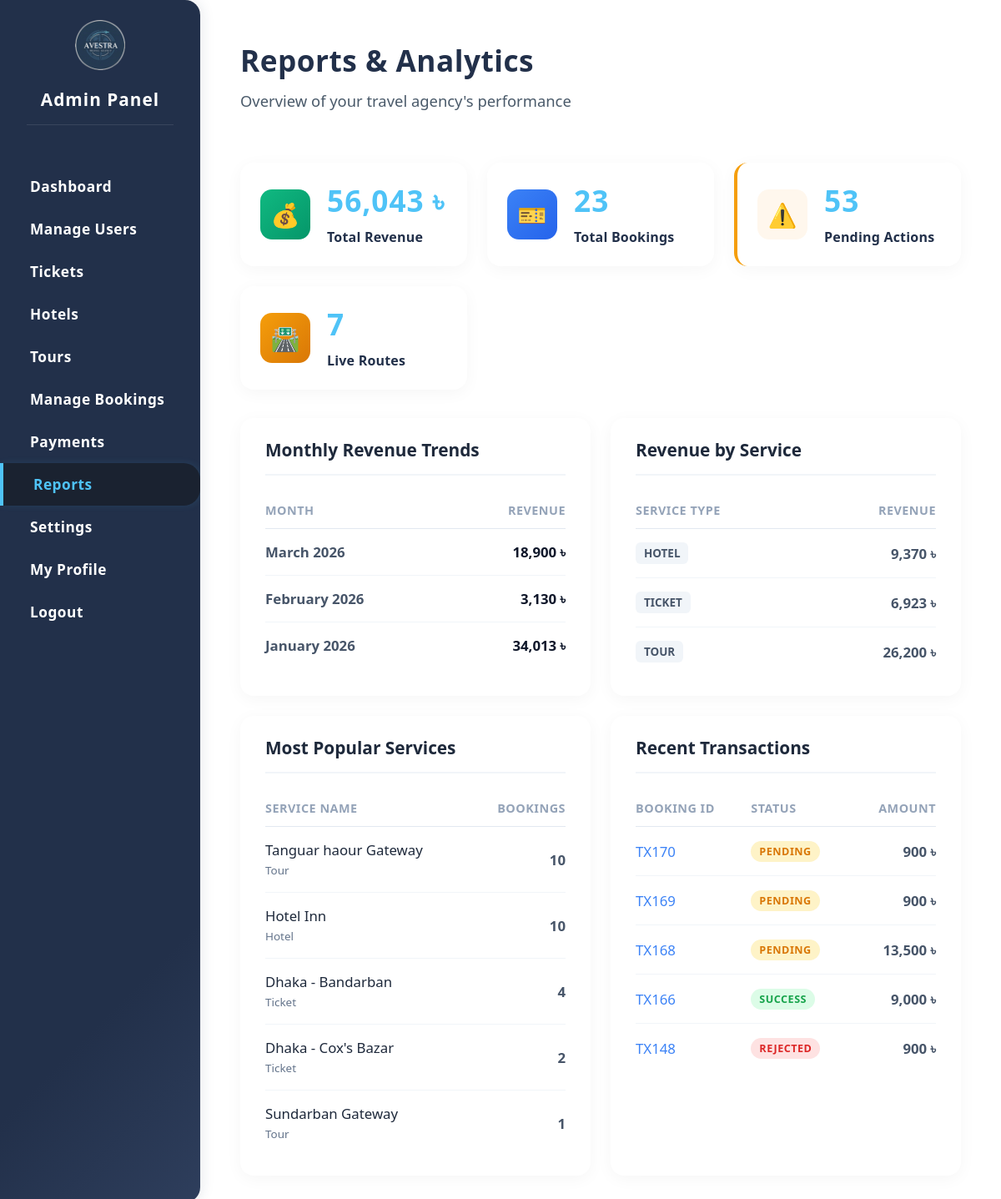
The page /Admin/views/Reports.php (signed in) on the database its author committed.
### tables this page shows
CREATE TABLE `payments` (
  `id` int(11) NOT NULL,
  `booking_id` varchar(11) NOT NULL,
  `user_email` varchar(150) NOT NULL,
  `amount` decimal(10,2) NOT NULL,
  `payment_method` varchar(50) NOT NULL,
  `transaction_id` varchar(100) NOT NULL,
  `payment_status` varchar(250) DEFAULT NULL,
  `payment_date` datetime DEFAULT current_timestamp()
);

### Admin/views/dark_mode.php (called while the page is built, shortened)
<?php
$session_theme_set = isset($_SESSION['settings']['dark_mode']) || isset($_SESSION['user_theme']);
$is_dark = $session_theme_set && (
    (isset($_SESSION['settings']['dark_mode']) && $_SESSION['settings']['dark_mode'] === 'dark') ||
    (isset($_SESSION['user_theme']) && $_SESSION['user_theme'] === 'dark')
);
?>

### Admin/database/ReportsData.php (called while the page is built)
<?php
function getReportStats($conn) {
    $stats = [
        'total_users' => 0,
        'total_revenue' => 0,
        'total_bookings' => 0,
        'total_tickets' => 0,
        'pending_bookings' => 0,
        'pending_payments' => 0
    ];
    $customerQuery = $conn->query("SELECT COUNT(*) as count FROM customer WHERE status='Active'");
    if ($customerQuery) $stats['total_users'] += $customerQuery->fetch_assoc()['count'];
    $adminQuery = $conn->query("SELECT COUNT(*) as count FROM admin WHERE status='Active'");
    if ($adminQuery) $stats['total_users'] += $adminQuery->fetch_assoc()['count'];
    $revenueQuery = $conn->query("SELECT SUM(amount) as total_revenue, COUNT(*) as total_bookings FROM payments WHERE payment_status IN ('success', 'paid')");
    if ($revenueQuery) {
        $row = $revenueQuery->fetch_assoc();
        $stats['total_revenue'] = isset($row['total_revenue']) ? $row['total_revenue'] : 0;
        $stats['total_bookings'] = isset($row['total_bookings']) ? $row['total_bookings'] : 0;
    }
    $ticketsQuery = $conn->query("SELECT COUNT(*) as count FROM tickets WHERE status='active'");
    if ($ticketsQuery) $stats['total_tickets'] = $ticketsQuery->fetch_assoc()['count'];
    $pendingBookingQuery = $conn->query("SELECT COUNT(*) as count FROM bookings WHERE booking_status='pending'");
    if ($pendingBookingQuery) $stats['pending_bookings'] = $pendingBookingQuery->fetch_assoc()['count'];
    $pendingPaymentQuery = $conn->query("SELECT COUNT(*) as count FROM payments WHERE payment_status='pending'");
    if ($pendingPaymentQuery) $stats['pending_payments'] = $pendingPaymentQuery->fetch_assoc()['count'];
    return $stats;
}
function getMonthlyRevenue($conn, $limit = 6) {
    $monthlyRevenue = [];
    $limit = (int)$limit;
    $monthlyQuery = $conn->query("
        SELECT DATE_FORMAT(payment_date, '%M %Y') as month, SUM(amount) as revenue
        FROM payments
        WHERE payment_status IN ('success', 'paid')
        GROUP BY DATE_FORMAT(payment_date, '%M %Y')
        ORDER BY MIN(payment_date) DESC
        LIMIT $limit
    ");
    if ($monthlyQuery) {
        while($row = $monthlyQuery->fetch_assoc()) {
            $monthlyRevenue[] = $row;
        }
    }
    return $monthlyRevenue;
}
function getServiceRevenue($conn) {
    $serviceRevenue = [];
    $sql = "SELECT b.service_type, SUM(p.amount) as revenue
            FROM payments p
            JOIN bookings b ON p.booking_id = b.id
            WHERE p.payment_status IN ('success', 'paid')
            GROUP BY b.service_type";
    $res = $conn->query($sql);
    if ($res) {
        while($row = $res->fetch_assoc()) {
            $serviceRevenue[] = $row;
        }
    }
    return $serviceRevenue;
}
function getRecentTransactions($conn, $limit = 5) {
    $recentBookings = [];
    $limit = (int)$limit;
    $recentBookingQuery = $conn->query("SELECT booking_id, user_email, amount, payment_date, payment_status FROM payments ORDER BY payment_date DESC LIMIT $limit");
    if ($recentBookingQuery) {
        while($row = $recentBookingQuery->fetch_assoc()) {
            $recentBookings[] = $row;
        }
    }
    return $recentBookings;
}
function getMostPopularServices($conn, $limit = 5) {
    $popular = [];
    $limit = (int)$limit;
    $sql = "SELECT service_name, service_type, COUNT(*) as booking_count
            FROM bookings
            WHERE booking_status = 'confirmed'
            GROUP BY service_name, service_type
            ORDER BY booking_count DESC
            LIMIT $limit";
    $res = $conn->query($sql);
    if ($res) {
        while($row = $res->fetch_assoc()) {
            $popular[] = $row;
        }
    }
    return $popular;
}
?>

### Admin/views/Reports.php (the view, shortened to what this page needs)
<?php
include('dark_mode.php');
include('../database/dbconnection.php');
include('../database/ReportsData.php');
$stats = getReportStats($conn);
$monthlyRevenue = getMonthlyRevenue($conn, 6);
$serviceRevenue = getServiceRevenue($conn);
$popularServices = getMostPopularServices($conn, 5);
$recentBookings = getRecentTransactions($conn, 5);
?>
<!DOCTYPE html>
<html lang="en">
<head>
    <link rel="stylesheet" href="../styleSheets/Reports.css?v=<?php echo time(); ?>">
    <link rel="stylesheet" href="../styleSheets/Admin.css?v=<?php echo time(); ?>">
    <link rel="stylesheet" href="../styleSheets/dark-mode.css?v=<?php echo time(); ?>">
</head>
<body class="<?= $is_dark ? 'dark-mode' : '' ?>">
    <div class="admin-container">
        <aside class="sidebar">
            <div style="padding: 24px 32px;">
                <div style="text-align: center; margin-bottom: 16px;">
                    <img src="../images/logo.png" alt="Avestra Logo" style="width: 60px; height: auto;">
                </div>
                <h2 class="sidebar-title">Admin Panel</h2>
            </div>
            <nav>
                <ul class="sidebar-menu">
                    <li><a href="Admin.php">Dashboard</a></li>
                    <li><a href="ManageUsers.php">Manage Users</a></li>
                    <li><a href="ManageTickets.php">Tickets</a></li>
                    <li><a href="ManageHotels.php">Hotels</a></li>
                    <li><a href="ManageTours.php">Tours</a></li>
                    <li><a href="ManageBookings.php">Manage Bookings</a></li>
                    <li><a href="Payments.php">Payments</a></li>
                    <li><a href="Reports.php" class="active">Reports</a></li>
                    <li><a href="Settings.php">Settings</a></li>
                    <li><a href="MyProfile.php">My Profile</a></li>
                    <li><a href="homePage.php">Logout</a></li>
                </ul>
            </nav>
        </aside>
        <main class="main-content">
            <header class="admin-header">
                <h1>Reports & Analytics</h1>
                <p class="subtitle">Overview of your travel agency's performance</p>
            </header>
            <section class="admin-section">
                <div class="report-stats">
                    <div class="stat-card">
                        <div class="stat-icon rev-icon">💰</div>
                        <div class="stat-info">
                            <span class="stat-number"><?= number_format($stats['total_revenue'], 0) ?> ৳</span>
                            <span class="stat-label">Total Revenue</span>
                        </div>
                    </div>
                    <div class="stat-card">
                        <div class="stat-icon bk-icon">🎫</div>
                        <div class="stat-info">
                            <span class="stat-number"><?= number_format($stats['total_bookings']) ?></span>
                            <span class="stat-label">Total Bookings</span>
                        </div>
                    </div>
                    <?php if ($stats['pending_bookings'] > 0 || $stats['pending_payments'] > 0): ?>
                    <div class="stat-card" style="border-left: 4px solid #f59e0b;">
                        <div class="stat-icon" style="background: #fff7ed; color: #f59e0b;">⚠️</div>
                        <div class="stat-info">
                            <span class="stat-number"><?= $stats['pending_bookings'] + $stats['pending_payments'] ?></span>
                            <span class="stat-label">Pending Actions</span>
                        </div>
                    </div>
                    <?php endif; ?>
                    <div class="stat-card">
                        <div class="stat-icon tk-icon">🛣️</div>
                        <div class="stat-info">
                            <span class="stat-number"><?= number_format($stats['total_tickets']) ?></span>
                            <span class="stat-label">Live Routes</span>
                        </div>
                    </div>
                </div>
                <div class="report-grid">
                    <div class="report-card">
                        <h3>Monthly Revenue Trends</h3>
                        <table class="report-table">
                            <thead>
                                <tr>
                                    <th>Month</th>
                                    <th style="text-align: right;">Revenue</th>
                                </tr>
                            </thead>
                            <tbody>
                                <?php if(empty($monthlyRevenue)): ?>
                                    <tr><td colspan="2" style="text-align: center; color: #64748b;">No revenue data available.</td></tr>
                                <?php else: ?>
                                    <?php foreach($monthlyRevenue as $m): ?>
                                    <tr>
                                        <td><strong><?= htmlspecialchars($m['month']) ?></strong></td>
                                        <td style="text-align: right; color: #0f172a; font-weight: 600;"><?= number_format($m['revenue'], 0) ?> ৳</td>
                                    </tr>
                                    <?php endforeach; ?>
                                <?php endif; ?>
                            </tbody>
                        </table>
                    </div>
                    <div class="report-card">
                        <h3>Revenue by Service</h3>
                        <table class="report-table">
                            <thead>
                                <tr>
                                    <th>Service Type</th>
                                    <th style="text-align: right;">Revenue</th>
                                </tr>
                            </thead>
                            <tbody>
                                <?php if(empty($serviceRevenue)): ?>
                                    <tr><td colspan="2" style="text-align: center; color: #64748b;">No service data available.</td></tr>
                                <?php else: ?>
                                    <?php foreach($serviceRevenue as $s): ?>
                                    <tr>
                                        <td><span class="booking-type" style="padding: 4px 10px; border-radius: 6px; background: #f1f5f9; color: #475569; font-size: 0.8em;"><?= strtoupper($s['service_type']) ?></span></td>
                                        <td style="text-align: right; font-weight: 600;"><?= number_format($s['revenue'], 0) ?> ৳</td>
                                    </tr>
                                    <?php endforeach; ?>
                                <?php endif; ?>
                            </tbody>
                        </table>
                    </div>
                    <div class="report-card">
                        <h3>Most Popular Services</h3>
                        <table class="report-table">
                            <thead>
                                <tr>
                                    <th>Service Name</th>
                                    <th style="text-align: right;">Bookings</th>
                                </tr>
                            </thead>
                            <tbody>
                                <?php if(empty($popularServices)): ?>
                                    <tr><td colspan="2" style="text-align: center; color: #64748b;">No popular items yet.</td></tr>
                                <?php else: ?>
                                    <?php foreach($popularServices as $p): ?>
                                    <tr>
                                        <td>
                                            <div style="font-weight: 500; color: #1e293b;"><?= htmlspecialchars($p['service_name']) ?></div>
                                            <small style="color: #64748b; font-size: 0.8em;"><?= ucfirst($p['service_type']) ?></small>
                                        </td>
                                        <td style="text-align: right; font-weight: 600;"><?= number_format($p['booking_count']) ?></td>
                                    </tr>
                                    <?php endforeach; ?>
                                <?php endif; ?>
                            </tbody>
                        </table>
                    </div>
                    <div class="report-card">
                        <h3>Recent Transactions</h3>
                        <table class="report-table">
                            <thead>
                                <tr>
                                    <th>Booking ID</th>
                                    <th>Status</th>
                                    <th style="text-align: right;">Amount</th>
                                </tr>
                            </thead>
                            <tbody>
                                <?php if(empty($recentBookings)): ?>
                                    <tr><td colspan="3" style="text-align: center; color: #64748b;">No recent transactions.</td></tr>
                                <?php else: ?>
                                    <?php foreach($recentBookings as $b): ?>
                                    <tr>
                                        <td style="color: #3b82f6; font-weight: 500;">TX<?= 100 + (int)$b['booking_id'] ?></td>
                                        <td>
                                            <span class="status-badge <?= strtolower($b['payment_status']) ?>" style="padding: 4px 10px; border-radius: 20px; font-size: 0.75em; font-weight: 700;">
                                                <?= ucfirst($b['payment_status']) ?>
                                            </span>
                                        </td>
                                        <td style="text-align: right; font-weight: 600;"><?= number_format($b['amount'], 0) ?> ৳</td>
                                    </tr>
                                    <?php endforeach; ?>
                                <?php endif; ?>
                            </tbody>
                        </table>
                    </div>
                </div>
            </section>
        </main>
    </div>
</body>
</html>

### rows shown on the page
payments: 100 + (int)$b['booking_id'] "170", payment_status "PENDING", amount "900"
payments: 100 + (int)$b['booking_id'] "169", payment_status "PENDING", amount "900"
payments: 100 + (int)$b['booking_id'] "168", payment_status "PENDING", amount "13,500"
payments: 100 + (int)$b['booking_id'] "166", payment_status "SUCCESS", amount "9,000"
payments: 100 + (int)$b['booking_id'] "148", payment_status "REJECTED", amount "900"

### other values the page prints
$stats['total_revenue'] "56,043"
$stats['total_bookings'] "23"
$stats['pending_bookings'] + $stats['pending_payments'] "53"
$stats['total_tickets'] "7"
$m['month'] "March 2026"
$m['revenue'] "18,900"
$m['month'] "February 2026"
$m['revenue'] "3,130"
$m['month'] "January 2026"
$m['revenue'] "34,013"
$s['service_type'] "HOTEL"
$s['revenue'] "9,370"
$s['service_type'] "TICKET"
$s['revenue'] "6,923"
$s['service_type'] "TOUR"
